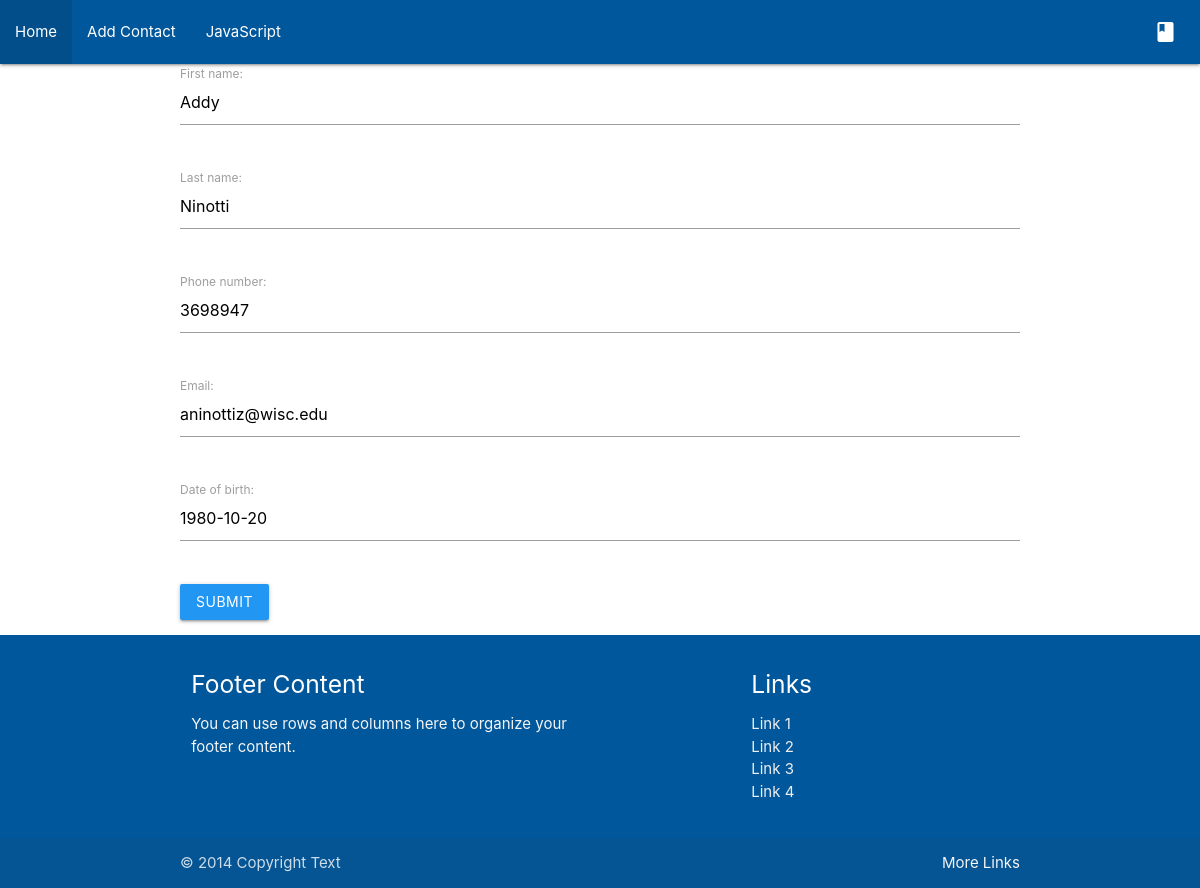
The page /contact/36/update on the database its author committed.
### contacts/models.py (models this page shows, shortened)
class PersonContact(models.Model):
    first_name = models.CharField(max_length=50)
    last_name = models.CharField(max_length=50)
    phone_number = models.PositiveBigIntegerField()
    email = models.EmailField()
    date_of_birth = models.DateField()
    class Meta:
        ordering = ['first_name']

### contacts/views.py (the view)
# urls.py: path('contact/<int:pk>/update', ContactUpdateView.as_view(), name='contact-update'),
class ContactUpdateView(UpdateView):
    model = PersonContact
    template_name = 'contacts/form.html'
    fields = '__all__'

### contacts/templates/contacts/form.html (shortened to what this page needs)
{% extends "contacts/base.html" %}
{% block content %}
    <form class="col s12" action="" method="POST">
        {% for field in form.visible_fields %}
            <div class="row">
                <div class="input-field col s12">
                {{ field.label_tag }} {{ field }}
            </div>
        </div>
        {% endfor %}
        <button class="btn blue" type="submit">Submit</button>
    </form>
{% endblock content %}

### rows shown on the page
PersonContact: visible_fields "Addy" "Ninotti" "3698947" "aninottiz@wisc.edu" "1980-10-20"

### other values the page prints
{{ field.label_tag }} "First name:" "Last name:" "Phone number:" "Email:" "Date of birth:"
